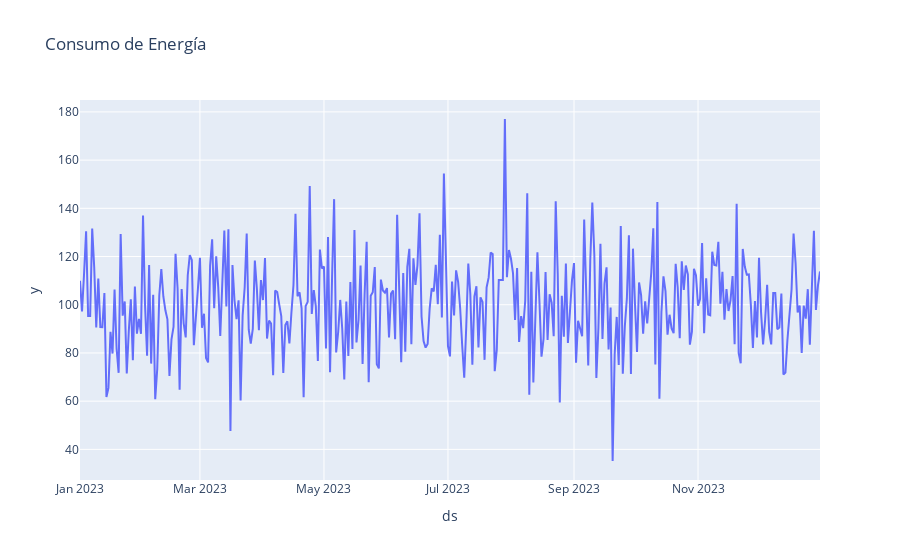

Source (notebook cell):
### Code cell
px.line(df, x='ds', y='y', title='Consumo de Energía', labels={"value": "Energía (kWh)"})

### Figure 1 — Plotly figure (JSON) as saved in the notebook; plotly's stock layout.template omitted (floating-point values rounded to 4 significant figures; data arrays with more than 128 entries replaced by an {"elided": "..."} marker saying what was removed)
{"data": [{"hovertemplate": "ds=%{x}<br>y=%{y}<extra></extra>", "legendgroup": "", "line": {"color": "#636efa", "dash": "solid"}, "marker": {"symbol": "circle"}, "mode": "lines", "name": "", "orientation": "v", "showlegend": false, "type": "scatter", "x": {"elided": "365 str values"}, "xaxis": "x", "y": {"elided": "365 float values"}, "yaxis": "y"}], "layout": {"legend": {"tracegroupgap": 0}, "title": {"text": "Consumo de Energía"}, "xaxis": {"anchor": "y", "domain": [0, 1], "title": {"text": "ds"}}, "yaxis": {"anchor": "x", "domain": [0, 1], "title": {"text": "y"}}}}
